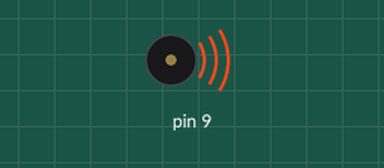
The sketch below on a simulated Arduino Uno, built with avr-gcc and run on an emulated ATmega328P. Shown: buzzer (waves = sounding).

Above: at 9.0 s.
At 27.0 s:
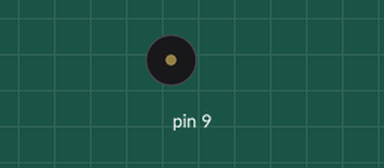
Timing chart, 0 to 28.5 s (numbered marks = the images above):
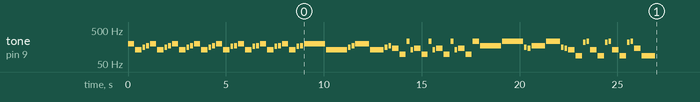

The sketch:

GAME_OF_THRONES.ino
```cpp
/* UNIVERSIDADE FEDERAL RURAL DO SEMI-ARIDO
   CENTRO DE CIENCIAS EXATAS E NATURAIS - CCEN
   ===== FISICA, MUSICA E ROBÓTICA =====
   Musica: STAR WARS - Marcha Imperial
   */

int c2 = 65, cS2 = 69, d2 = 73, dS2 = 78, e2 = 82, f2 = 87,
    fS2 = 93, g2 = 98, gS2 = 104, a2 = 110, aS2 = 117, b2 = 123;

// COMPASSO: 3/4
float andamento = 120.0;
// tempo do compasso(s) = 180 / andamento
float tempo = (180 / andamento) * 1000;

// notas na melodia:
int melodia[] = {
  g2, c2, dS2, f2,/*|*/g2, c2, dS2, f2,/*|*/
  g2, c2, dS2, f2,/*|*/g2, c2, dS2, f2,/*|*/
  g2, c2, e2, f2,/*|*/g2, c2, e2, f2,/*|*/
  g2, c2, e2, f2,/*|*/g2, c2, e2, f2,/*|*/
  g2,/*|*/c2,/*|*/dS2, f2, g2,/*|*/c2, dS2, f2,/*|*/
  d2, g2/2, aS2, c2,/*|*/d2, g2/2, aS2, c2,/*|*/
  d2, g2/2, aS2, c2,/*|*/d2, g2/2, aS2,/*|*/
  f2,/*|*/aS2,/*|*/dS2, d2, f2,/*|*/aS2, dS2, d2,/*|*/
  c2, f2/2, a2, aS2,/*|*/c2, f2/2, a2, aS2,/*|*/
  c2, f2/2, a2, aS2,/*|*/d2, f2/2
};

// duracoes das notas: 4 = quarto de tempo, 8 = oitavo de tempo, etc.:
float duracaoNotas[] = {
  4.0, 4.0, 8.0, 8.0,/*|*/4.0, 4.0, 8.0, 8.0,/*|*/
  4.0, 4.0, 8.0, 8.0,/*|*/4.0, 4.0, 8.0, 8.0,/*|*/
  4.0, 4.0, 8.0, 8.0,/*|*/4.0, 4.0, 8.0, 8.0,/*|*/
  4.0, 4.0, 8.0, 8.0,/*|*/4.0, 4.0, 8.0, 8.0,/*|*/
  4.0/3,/*|*/4.0/3,/*|*/8.0, 8.0, 2.0,/*|*/2.0, 8.0, 8.0,/*|*/
  4.0, 4.0, 8.0, 8.0,/*|*/4.0, 4.0, 8.0, 8.0,/*|*/
  4.0, 4.0, 8.0, 8.0,/*|*/4.0, 4.0, 4.0,/*|*/
  4.0/3,/*|*/4.0/3,/*|*/8.0, 8.0, 2.0,/*|*/2.0, 8.0, 8.0,/*|*/
  4.0, 4.0, 8.0, 8.0,/*|*/4.0, 4.0, 8.0, 8.0,/*|*/
  4.0, 4.0, 8.0, 8.0,/*|*/4.0, 2.0

};

void setup() {
  // itera as notas das melodias:
  for (int nota = 0; nota < 77; nota++) {
    // para calcular a duracao da nota, utilizaremos um segundo
    // dividido pelo tipo da nota.
    // ex. tempo = 1000:
    // quarto de tempo = 1000 / 4, oitavo de tempo = 1000/8, etc.
    float duracaoNota = tempo / (duracaoNotas[nota]);
    tone(9, melodia[nota]*2, duracaoNota - 50);

    // para distinguir as notas, reduziremos o tempo de nota tocado,
    // porem o tempo até o próxima nota se manterá.
    float pausaEntreNotas = duracaoNota;
    delay(pausaEntreNotas);
    // parar a funcao tone:
    noTone(9);
  }
}
void loop() {
  // nao precisa repetir a melodia.
}
```
